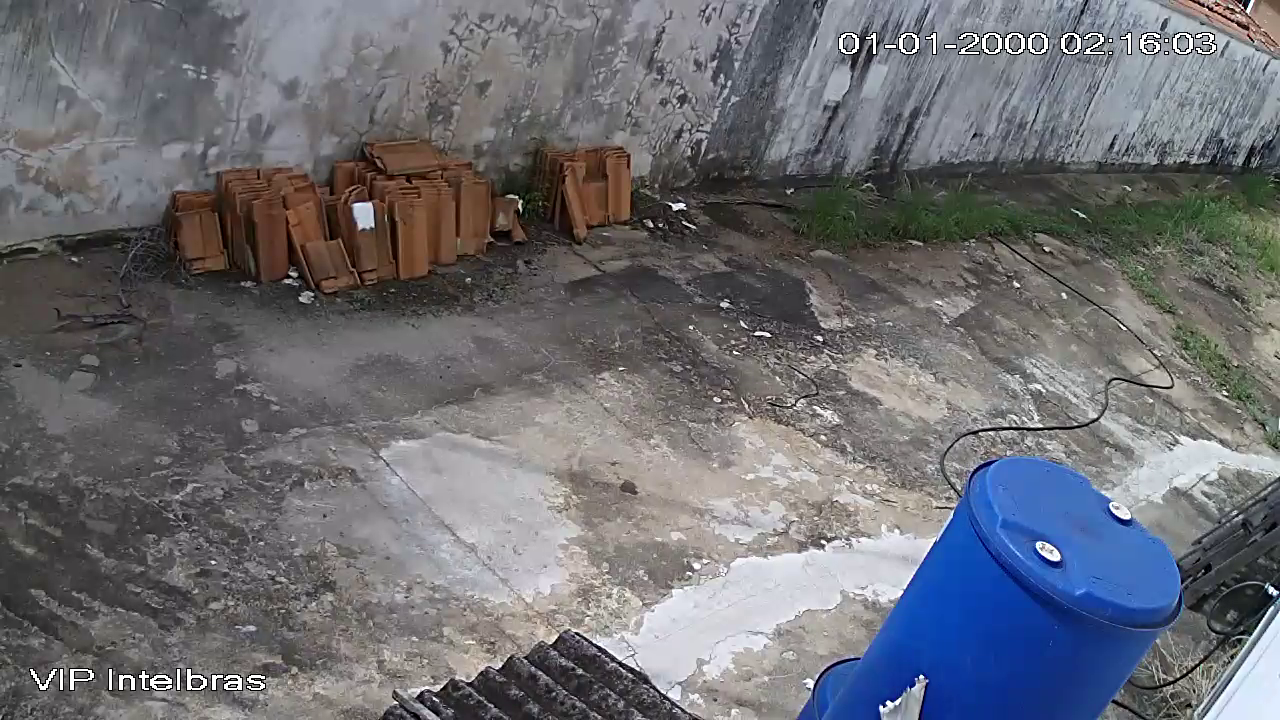
#> input picture template1Full.png, 1280 x 720 px, given in place of realmonitor?channel=1&subtype=0, which was not available
$ python programaShow.py   (older library calls are emulated)
#> lines starting #> are read from the running program, lines starting #| are printed output that depends on the picture; pictures that were not available may be replaced by others from this repository, and a replacement may not be noted
import imutils
import datetime
from threading import Thread, Lock
import cv2
import argparse
from skimage.measure import compare_ssim as ssim
import time
import numpy as np
from darkflow.net.build import TFNet

# [6 lines of commented-out code are left out]


class FPS:
    # [4 lines left out: function __init__, not called in this run]

    def start(self):
        self.start = datetime.datetime.now()
        return self

    def stop(self):
        self._end = datetime.datetime.now()

    def update(self):
        self._Frames += 1

    def elapsed(self):
        return (self._end - self._start).total_seconds()

    def fps(self):
        return self._Frames/self.elapsed()


class CAM:
    def __init__(self, src=0):
        self.stream = cv2.VideoCapture(src)
        (self.grab, self.frame) = self.stream.read()
#> self.frame is the input picture: shape (720, 1280, 3); mean B, G, R 115.1, 109.7, 109.1
        self.stopped = False
        self.thread = 0

    def start(self):
        self.thread = Thread(target=self.update, args=())
        self.thread.start()
        return self

    def update(self):
        while True:
            if self.stopped:
                return
            (self.grab, self.frame) = self.stream.read()

    def read(self):
        return self.frame

    def stop(self):
        self.stopped = True

    def release(self):
        self.stream.release()


class Finder:
    def __init__(self, vs, usesubframe, disablesubframe, x1, y1, x2, y2, usetemplate,showsubframe,showdelta,showtemplate,log,savephotos,labels):
#> called with usesubframe = False, disablesubframe = False, x1 = 0, y1 = 0, x2 = 0, y2 = 0, usetemplate = False, showsubframe = False
        self.vs = vs.start()
        self.savephotos = savephotos
        self.labels = labels
        self.showdelta = showdelta
        self.showtemplate = showtemplate
        self.usesubframe = usesubframe
        self.usetemplate = usetemplate
        self.showsubframe =  showsubframe
        self.contador = 0
        self.log = log
        self.file = open("log.txt","w+")
        if(usesubframe):
            self.x1 = x1
            self.x2 = x2
            self.y1 = y1
            self.y2 = y2
        else:
            self.x1 = 114
            self.x2 = 410
            self.y1 = 730
            self.y2 = 1150
        self.disablesubframe = disablesubframe
        self.template1 = cv2.imread("templates/template1.png")
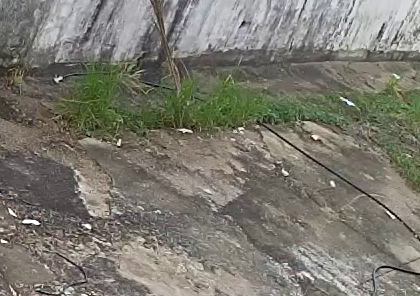
#> input picture template1.png, 420 x 296 px, found by its file name
#> self.template1 is the input picture: shape (296, 420, 3); mean B, G, R 111.4, 121.1, 123.4
        self.template2 = cv2.imread("templates/template2.png")
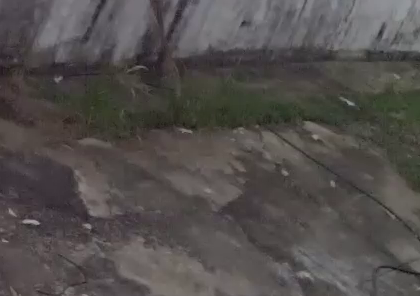
#> input picture template2.png, 420 x 296 px, found by its file name
#> self.template2 is the input picture: shape (296, 420, 3); mean B, G, R 76.5, 78.1, 82.4
        self.template3 = cv2.imread("templates/template3.png")
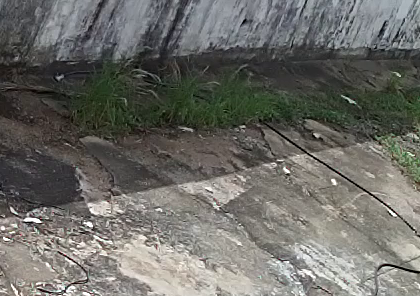
#> input picture template3.png, 420 x 296 px, found by its file name
#> self.template3 is the input picture: shape (296, 420, 3); mean B, G, R 102.4, 107.5, 108
        self.timestart = datetime.datetime.now()
        self.thresh = 0
        self.frameDelta = 0
        self.s1 = 0
        self.option = {'model': 'cfg/yolov2-tiny.cfg',
                       'load': 'bin/yolov2-tiny.weights', 'threshold': 0.6, 'gpu': 0.0}
        self.tfnet = TFNet(self.option)
        self.frame = vs.read()
        self.specialframe = 0
        self.colors = [tuple(255*np.random.rand(3)) for i in range(5)]
        if self.usetemplate:
            if(self.timestart.hour > 17):
                self.template = cv2.cvtColor(self.template2, cv2.COLOR_BGR2GRAY)
                print("template2")
            elif(self.timestart.hour > 9):
                self.template = cv2.cvtColor(self.template3, cv2.COLOR_BGR2GRAY)
                print("template3")
            else:
                self.template = cv2.cvtColor(self.template1, cv2.COLOR_BGR2GRAY)
                print("template1")
        else:
            if not disablesubframe:
                self.template = cv2.cvtColor(self.frame[self.x1:self.x2, self.y1:self.y2], cv2.COLOR_BGR2GRAY)
            else:
                self.template = cv2.cvtColor(self.frame, cv2.COLOR_BGR2GRAY)
        self.clahe = cv2.createCLAHE(clipLimit=2.0, tileGridSize=(8, 8))
        self.templateclahe = self.clahe.apply(self.template)
        self.templateblur = cv2.GaussianBlur(self.templateclahe, (21, 21), 0)
        self.templateframe = self.templateblur
        self.img = self.templateblur
        self.stopped = False
        self.yoloLock = Lock()
        self.cadeado = 0
        self.results = []
        self.valid = []
        self.primeiro = 0
        self.doYolo = 0

    # [143 lines left out: functions start, stop, update, check, yolo, not called in this run]

    def read(self):
        return self.vs.frame

    # [7 lines left out: function readFrame, not called in this run]

    def showTemplateClahe(self):
        return self.templateclahe

    def showTemplate(self):
        return self.template

    def showTemplateFrame(self):
        return self.templateframe

    def returnssim(self):
        return self.s1

def Main():
    ap = argparse.ArgumentParser()
    ap.add_argument("-r","--source",help ="choose the source", default="rtsp://user:1@192.168.1.254:554/cam/realmonitor?channel=1&subtype=0",action="store",dest="src")
    ap.add_argument("-f","--roiframe",help="choose the ROI spot for detection",action="store_true")
    ap.add_argument("-x","--disablesubframe",help="Apply detection to whole screen isntead of subframe",action="store_true")
    ap.add_argument("-t","--usetemplate",help="use default templates",action="store_true")
    ap.add_argument("-s","--showsubframe",help = "show subframe",action="store_true")
    ap.add_argument("-i","--information",help="show status of opencv",action="store_true")
    ap.add_argument("-d","--showdelta",help="delta and move threshold",action="store_true")
    ap.add_argument("-y","--showtemplate",help="show template for bgr",action="store_true")
    ap.add_argument("-l","--storelog",help="show log for yolo call results by time",action="store_true")
    ap.add_argument("-p","--savephotos", help ="save photos detected to use for further training",action="store_true")
    ap.add_argument("-a","--savelabels", help="choose the label to save the new models, ex: -a car_bus_truck, will save only photos of detected car bus or train",action="store",dest="labels")
    args = ap.parse_args()
    default1="rtsp://user:1@192.168.1.254:554/cam/realmonitor?channel=1&subtype=0"
    if args.labels:
        args.savephotos = True
        args.labels = args.labels.split("_")

    if args.src.isdigit():
        args.src = int(args.src)
        args.roiframe = True
        args.usetemplate = False
    if(args.disablesubframe):
        args.showsubframe = False
        args.roiframe = False
    cam = cv2.VideoCapture(args.src)
    if cam.isOpened and args.roiframe:
        ret,frame = cam.read()
        args.usetemplate = False
        r = cv2.selectROI(frame)
        cv2.destroyAllWindows()
    cam.release()
    if args.roiframe:
        subframex1 = int(r[1])
        subframey1 = int(r[0])
        subframex2 = int(r[1]+r[3])
        subframey2 = int(r[0]+r[2])
    else:
        subframex1 = 0
        subframex2 = 0
        subframey1 = 0
        subframey2 = 0
    # [10 lines of commented-out code are left out]
    print(args.src)
    print(type(args.src))
    # vs = cv2.VideoCapture(args.src)
    vs = CAM(args.src)
    # [10 lines of commented-out code are left out]
    if args.information:
	    print(cv2.getBuildInformation())
    xs = Finder(vs,args.roiframe,args.disablesubframe,subframex1,subframey1,subframex2,subframey2,args.usetemplate,args.showsubframe,args.showdelta,args.showtemplate,args.storelog,args.savephotos,args.labels).start()

if __name__ == '__main__':
	Main()
#> (the call stopped at in __init__, `self.tfnet = TFNet(self.option)`: darkflow is not available in this run)
